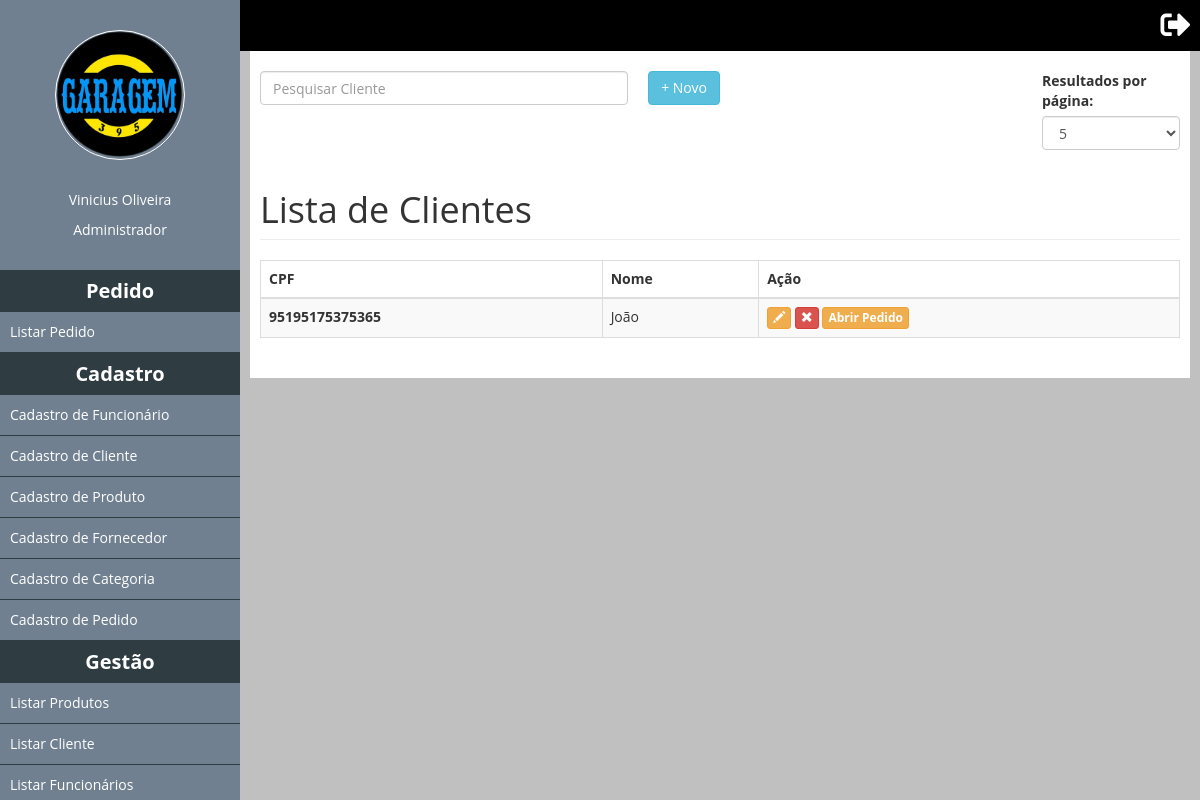
The page /ListaClientes (signed in) on the database as committed earlier.
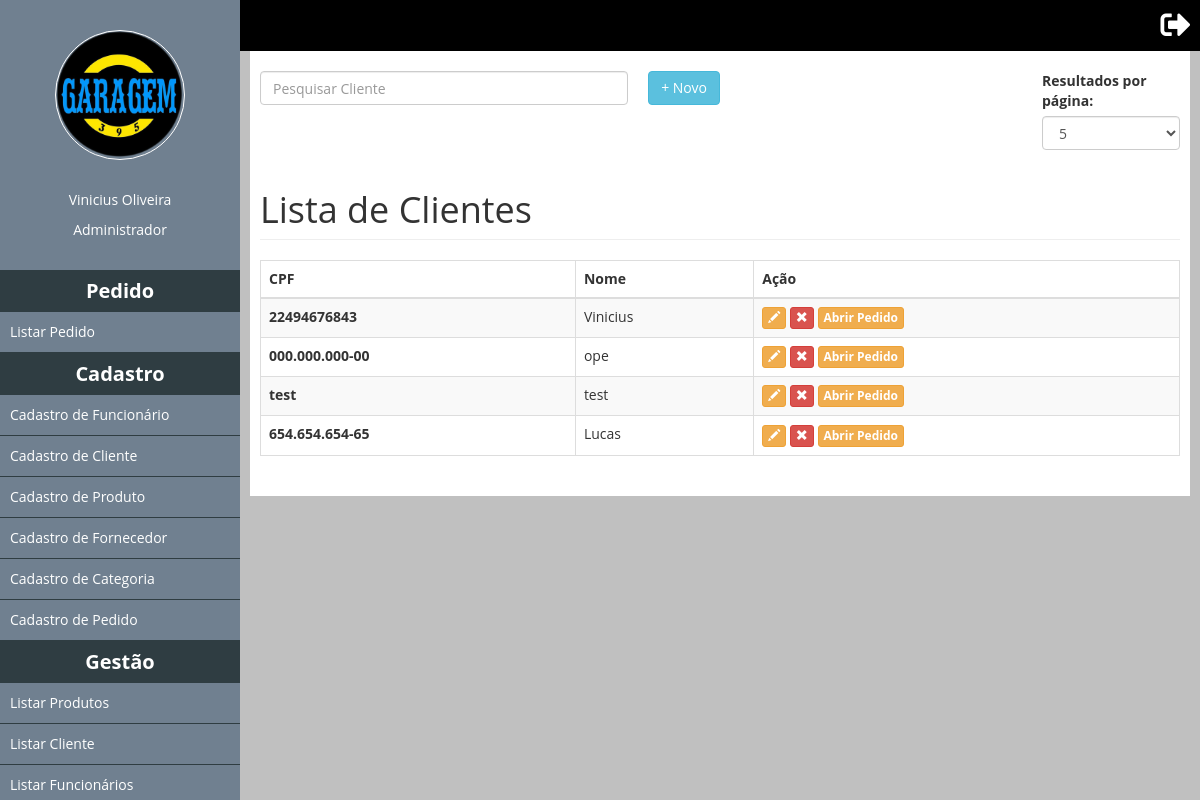
The same page on the database as committed later.
### tables this page shows
CREATE TABLE `tb_cliente` (
  `idcliente` int(11) NOT NULL,
  `nome` varchar(255) NOT NULL,
  `sobrenome` varchar(255) NOT NULL,
  `cpf` varchar(50) NOT NULL,
  `status` bit(1) NOT NULL
);

### classes/Mysql.php (called while the page is built)
<?php
	class Mysql
	{
		private static $pdo;
		public static function conectar(){
			if(self::$pdo == null){
				try{
					self::$pdo = new PDO('mysql:host='.HOST.';dbname='.DATABASE,USER,PASSWORD,array(PDO::MYSQL_ATTR_INIT_COMMAND => 'SET NAMES utf8'));
					self::$pdo->setAttribute(PDO::ATTR_ERRMODE,PDO::ERRMODE_EXCEPTION);
				}catch(Exception $e){
					echo '<h2>Erro ao conectar.</h2>';
				}
			}
			return self::$pdo;
		}
	}
?>

### pages/ListaClientes.php (the view, shortened to what this page needs)
<div style="width: 100%;">
	<div class="left" style="width: 50%;float: left;">
		<input id="pesquisaSlide" class="form-control left" placeholder="Pesquisar Cliente" />
		<a href="<?php echo INCLUDE_PATH;?>CadastroCliente"><button type="button" class="btn btn-info right">+ Novo</button></a>
	</div>
	<div class="right" style="width: 15%;float: right">
		<label for="sel1">Resultados por página:</label>
		<select class="form-control" id="sel1" onchange="pagination(this,'#list-thumbs','#pesquisaSlide')">
				<option value="5">5</option>
		</select>
	</div>
</div>
<h1 class="page-header">Lista de Clientes</h1>
				<div class="table-responsive">
				    <table class="table table-striped table-bordered table-hover" id="list-thumbs">
				      	<thead>
					        <tr>
					          	<th>CPF</th>
					          	<th>Nome</th>
					          	<th>Ação</th>
					        </tr>
				      	</thead>
				      	<tbody>
							<?php
								$clientes = MySql::conectar()->prepare("
									SELECT * FROM `tb_cliente` WHERE status != 0"
								);
								$clientes->execute();
								$clientes = $clientes->fetchAll();
								foreach ($clientes as $key => $value):
							?>
				        <tr>
				          <th><?php echo $value['cpf'];?></th>
				          <td><?php echo $value['nome'];?></td>
				          <td>
				          		<form method="post" style="display: inline-block;" class="teste">
						            <button class="btn btn-warning btn-xs" title="Alterar" data-toggle="modal" data-target="#myModal" type="submit">
					              		<span class="glyphicon glyphicon-pencil" aria-hidden="true"></span>
						            </button>
						        </form>
						        <form method="post" style="display: inline-block;" class="teste">
						            <button class="btn btn-danger btn-xs" title="Remover" type="submit" data-toggle="modal" data-target="#myModal" type="submit">
						              	<span class="glyphicon glyphicon-remove" aria-hidden="true"></span>
						            </button>
					            </form>
					            <a href="<?php echo INCLUDE_PATH;?>ClienteCadastrado?id=<?php echo $value['idcliente'];?>"><button class="btn btn-warning btn-xs" title="Alterar" data-toggle="modal" data-target="#myModal" type="submit">
					              		<strong>Abrir Pedido</strong>
					            </button>
						        </a>
				          </td>
				        </tr>
				    <?php endforeach;?>
				      </tbody>
				    </table>
				</div>
    	</div>
	</div>
</div>

Rows that differ between the two databases and show on the page:
removed tb_cliente: cpf "95195175375365", nome "João"
added tb_cliente: cpf "22494676843", nome "Vinicius"
added tb_cliente: cpf "000.000.000-00", nome "ope"
added tb_cliente: cpf "test", nome "test"
added tb_cliente: cpf "654.654.654-65", nome "Lucas"
